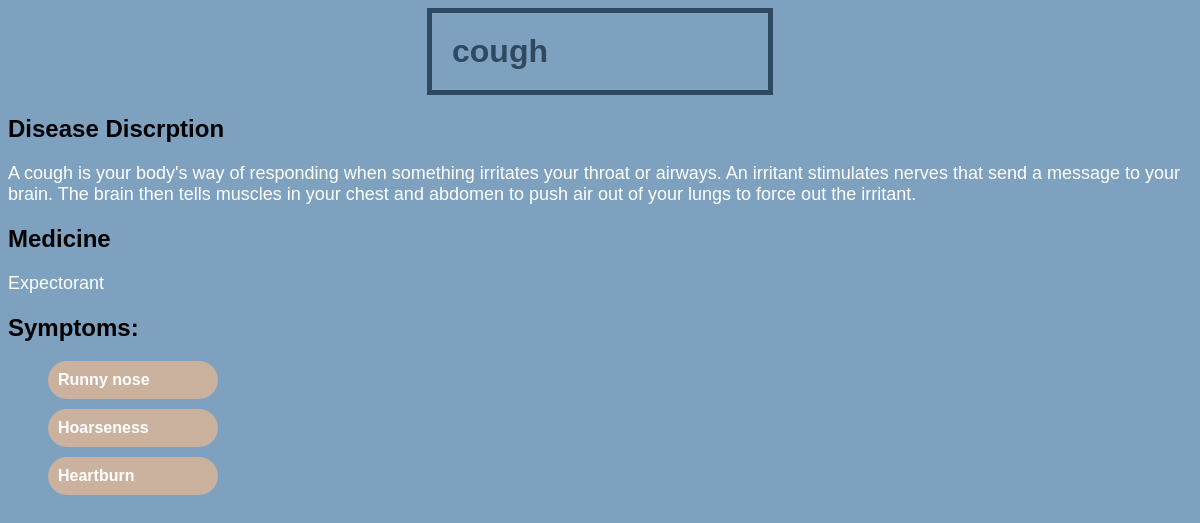
Screenshot of /disease/1/ with the database file from the repository.
### home/models.py (models this page shows, shortened)
class Disease(models.Model):
    name = models.CharField(max_length=100)
    symptoms = models.ManyToManyField(Symptom)
    description = models.TextField(default=" ")
    medicine =  models.TextField(default=" ")

class Symptom(models.Model):
    name = models.CharField(max_length=100)

### home/views.py (the view)
# urls.py: path('disease/<int:disease_id>/', views.disease_detail, name='disease_detail'),
def disease_detail(request, disease_id):
    disease = get_object_or_404(Disease, pk=disease_id)
    return render(request, 'disease_detail.html', {'disease': disease})

### templates/disease_detail.html (shortened to what this page needs)
<!DOCTYPE html>
<html>
<head>
    {% load static %}
    <link rel="stylesheet" href="{% static 'style.css' %}">
</head>
<body>
    <h1 class="h">{{ disease.name }}</h1>
    <h2 class="">Disease Discrption</h2>
    <p>{{ disease.description }}</p>
    <h2 class="">Medicine</h2>
    <p>{{ disease.medicine }}</p>
    <h2>Symptoms:</h2>
    <ul>
        {% for symptom in disease.symptoms.all %}
            <li class="a">{{ symptom.name }}</li>
        {% endfor %}
    </ul>
</body>
</html>

### symtoms/static/style.css (style rules this page uses)
* { font-family: Arial, Helvetica, sans-serif; }
body { background-color: #7DA1BF; font-family: verdana; }
.h { border: 5px solid; margin: auto; width: 25%; padding: 20px; color:#2F4A60; }
li { display: block; width: 150px; background-color: #CAB29F; margin: 10px 0; padding: 10px ; text-decoration:double; color: #7DA1BF; font-weight: bold; border-radius: 50px; }
.a,a,span,label { text-decoration:double; color: #ffffff; font-weight: bold; }
p { color: white; font-size: large; font-weight: 400; }

### rows the page displays
Disease: name "cough", description "A cough is your body's way of responding when something irritates your throat or airways. An irritant stimulates nerves that send a message to your brain. The brain then tells muscles in your chest and abdomen to push air out of your lungs to force out the irritant.", medicine "Expectorant"
Symptom: name "Runny nose"
Symptom: name "Hoarseness"
Symptom: name "Heartburn"
